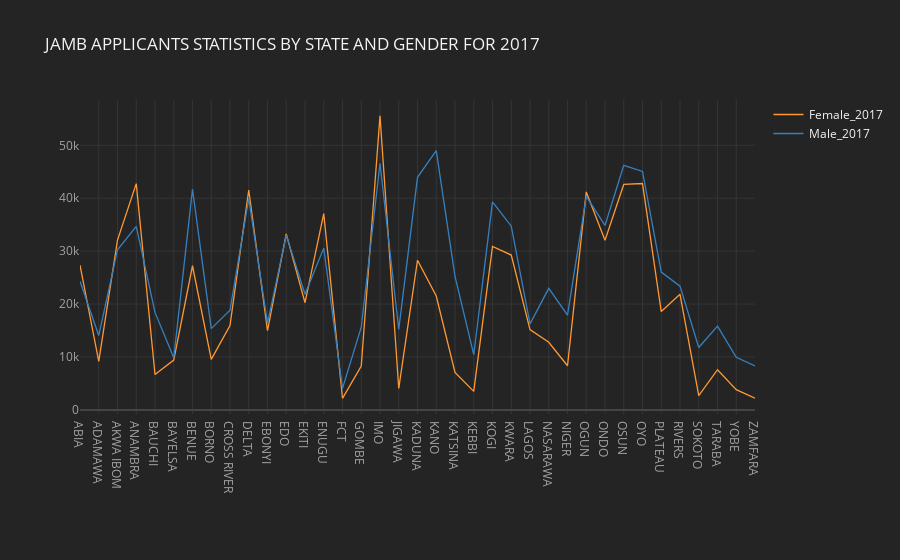

Notebook cell for this chart:
### Markdown cell above
### JAMB Data Line plot

### Code cell
Data1.iloc[0:37,:].iplot(x="State",y=["Female_2017","Male_2017"],theme='henanigans',
                         title="JAMB APPLICANTS STATISTICS BY STATE AND GENDER FOR 2017")

### Figure 1 — Plotly figure (JSON) as saved in the notebook; plotly's stock layout.template omitted (floating-point values rounded to 4 significant figures)
{"data": [{"line": {"color": "rgba(255, 153, 51, 1.0)", "dash": "solid", "shape": "linear", "width": 1.3}, "mode": "lines", "name": "Female_2017", "text": "", "type": "scatter", "x": ["ABIA                ", "ADAMAWA             ", "AKWA IBOM           ", "ANAMBRA             ", "BAUCHI              ", "BAYELSA             ", "BENUE               ", "BORNO               ", "CROSS RIVER         ", "DELTA               ", "EBONYI              ", "EDO                 ", "EKITI               ", "ENUGU               ", "FCT                 ", "GOMBE               ", "IMO                 ", "JIGAWA              ", "KADUNA              ", "KANO                ", "KATSINA             ", "KEBBI               ", "KOGI                ", "KWARA               ", "LAGOS               ", "NASARAWA            ", "NIGER               ", "OGUN                ", "ONDO                ", "OSUN                ", "OYO                 ", "PLATEAU             ", "RIVERS              ", "SOKOTO              ", "TARABA              ", "YOBE                ", "ZAMFARA             "], "y": [27351, 9187, 32081, 42764, 6681, 9416, 27239, 9547, 15948, 41554, 14962, 33260, 20250, 37086, 2192, 8288, 55593, 4056, 28272, 21517, 7098, 3499, 30889, 29263, 15180, 12785, 8349, 41190, 32060, 42600, 42772, 18581, 21838, 2691, 7593, 3825, 2209]}, {"line": {"color": "rgba(55, 128, 191, 1.0)", "dash": "solid", "shape": "linear", "width": 1.3}, "mode": "lines", "name": "Male_2017", "text": "", "type": "scatter", "x": ["ABIA                ", "ADAMAWA             ", "AKWA IBOM           ", "ANAMBRA             ", "BAUCHI              ", "BAYELSA             ", "BENUE               ", "BORNO               ", "CROSS RIVER         ", "DELTA               ", "EBONYI              ", "EDO                 ", "EKITI               ", "ENUGU               ", "FCT                 ", "GOMBE               ", "IMO                 ", "JIGAWA              ", "KADUNA              ", "KANO                ", "KATSINA             ", "KEBBI               ", "KOGI                ", "KWARA               ", "LAGOS               ", "NASARAWA            ", "NIGER               ", "OGUN                ", "ONDO                ", "OSUN                ", "OYO                 ", "PLATEAU             ", "RIVERS              ", "SOKOTO              ", "TARABA              ", "YOBE                ", "ZAMFARA             "], "y": [24299, 14056, 30260, 34688, 18427, 9831, 41731, 15351, 18838, 39924, 16412, 33001, 21845, 30569, 4078, 15623, 46595, 15217, 43947, 48981, 25241, 10428, 39308, 34718, 16263, 22968, 17894, 40346, 34851, 46203, 45055, 26052, 23386, 11787, 15824, 9942, 8313]}], "layout": {"legend": {"bgcolor": "#242424", "font": {"color": "#F4F4F4"}}, "paper_bgcolor": "#242424", "plot_bgcolor": "#242424", "title": {"font": {"color": "#F4F4F4"}, "text": "JAMB APPLICANTS STATISTICS BY STATE AND GENDER FOR 2017"}, "xaxis": {"gridcolor": "#343434", "showgrid": true, "tickfont": {"color": "#A4A4A4"}, "title": {"font": {"color": "#A4A4A4"}, "text": ""}, "zerolinecolor": "#444444"}, "yaxis": {"gridcolor": "#343434", "showgrid": true, "tickfont": {"color": "#A4A4A4"}, "title": {"font": {"color": "#A4A4A4"}, "text": ""}, "zerolinecolor": "#444444"}}}
